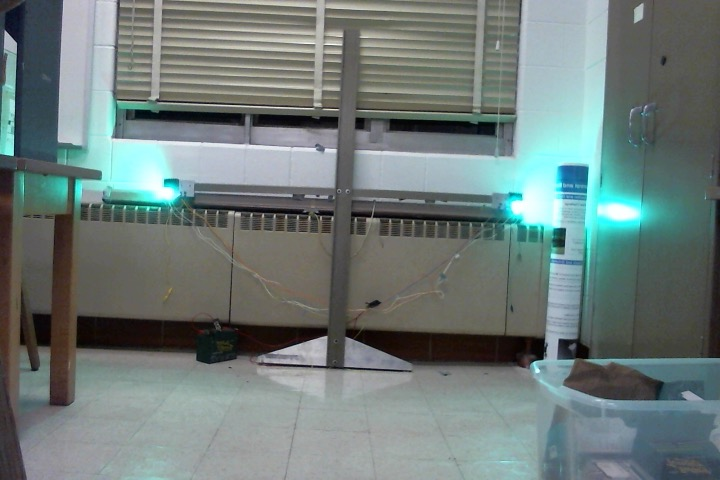
//> input picture vision/beaconON.jpg, 720 x 480 px
$ ./beacontest   (built with g++ and OpenCV 4)
//> lines starting //> are read from the running program, lines starting //| are printed output that depends on the picture; after the words box and inside, x2 and y2 are one past the last pixel; in counts of white or black regions, pixels touching at a corner belong together
#include <iostream>
#include <stdio.h>
#include <stdlib.h>
#include "opencv2/opencv.hpp"
#include "opencv2/highgui/highgui.hpp"
#include "opencv2/imgproc/imgproc.hpp"
#include <vector>
#include <string>
#include <unistd.h>
#include <ctime>

using namespace cv;
using namespace std;

struct hsvParams
  {
  int hL, sL, vL, hH, sH, vH;
};

// [47 lines left out: functions computeCentroid, tilt_turn_degrees, not called in this run]


 int main()
 {
  namedWindow("Thresholded Image ON", WINDOW_AUTOSIZE);
  namedWindow("Thresholded Image OFF", WINDOW_AUTOSIZE);
  namedWindow("Original ON", WINDOW_AUTOSIZE);
  namedWindow("Original OFF", WINDOW_AUTOSIZE);
  namedWindow("Diff", WINDOW_AUTOSIZE);

  hsvParams hsv = {76,0,224,97,37,255};

  //Set up blob detection parameters
  SimpleBlobDetector::Params params;
  params.minDistBetweenBlobs = 0.0f;
  params.filterByInertia = true;
  params.filterByConvexity = false;
  params.filterByColor = false;
  params.filterByCircularity = false;
  params.filterByArea = true;

        params.minThreshold = 200;
        params.maxThreshold = 250;
        params.thresholdStep = 1;

        params.minArea = 50;
        params.minConvexity = 0.3;
        params.minInertiaRatio = 0.15;

        params.maxArea = 8000;
        params.maxConvexity = 10;


  vector<KeyPoint> keypoints;

  string text("Object not found");

// [6 lines of commented-out code are left out]

Mat imgOriginalON, imgOriginalOFF;
clock_t start;
double duration=0;
double timer=1;

// [23 lines of commented-out code are left out]

    Mat imgHSVON,imgHSVOFF;
 imgOriginalON = imread("./beaconON.jpg");
//> imgOriginalON is the input picture: 480 rows x 720 cols, CV_8UC3; mean B, G, R 121.9, 124.1, 111
 imgOriginalOFF = imread("./beaconOFF.jpg");
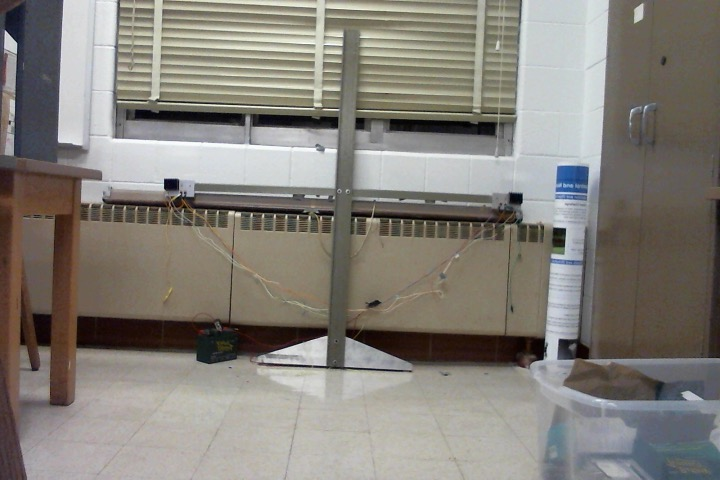
//> input picture vision/beaconOFF.jpg, 720 x 480 px
//> imgOriginalOFF is the input picture: 480 rows x 720 cols, CV_8UC3; mean B, G, R 121.9, 128.8, 133
 blur(imgOriginalON,imgOriginalON,Size(5,5));
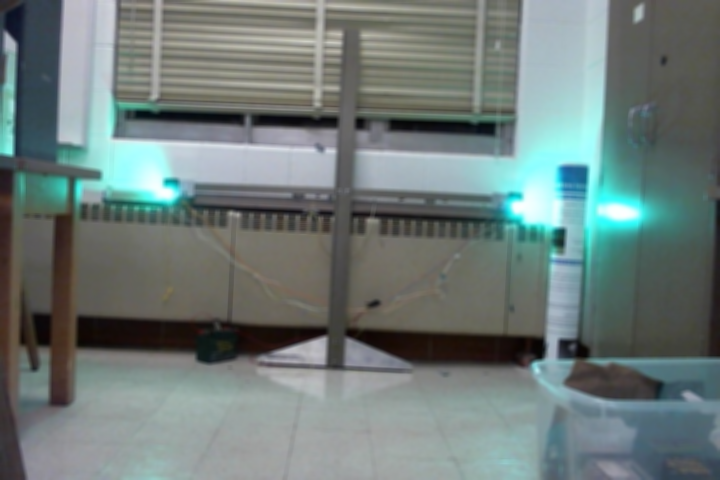
//> imgOriginalON: 480 rows x 720 cols, CV_8UC3; mean B, G, R 121.9, 124.1, 111
 blur(imgOriginalOFF,imgOriginalOFF,Size(5,5));
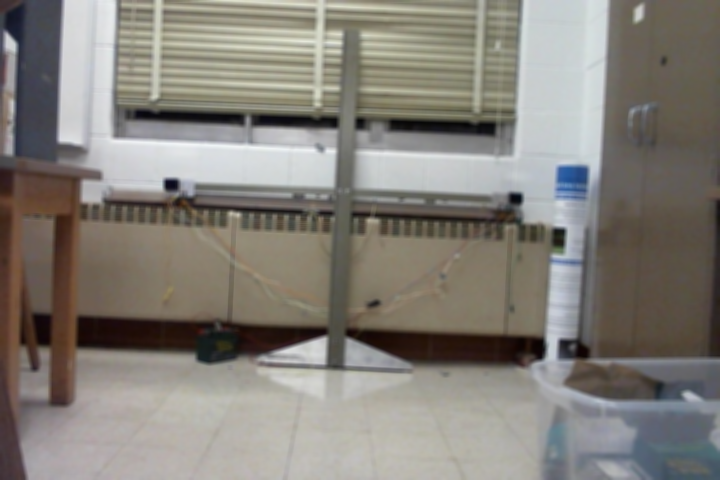
//> imgOriginalOFF: 480 rows x 720 cols, CV_8UC3; mean B, G, R 121.9, 128.8, 133
// [5 lines of commented-out code are left out]


   cvtColor(imgOriginalON, imgHSVON, COLOR_BGR2HSV); //Convert the captured frame from BGR to HSV
//> imgHSVON: 480 rows x 720 cols, CV_8UC3; mean H, S, V 68.4, 43.1, 127.7
   cvtColor(imgOriginalOFF, imgHSVOFF, COLOR_BGR2HSV); //Convert the captured frame from BGR to HSV
//> imgHSVOFF: 480 rows x 720 cols, CV_8UC3; mean H, S, V 46.9, 39.1, 135.6

  Mat imgThresholdedON, imgThresholdedOFF;

  inRange(imgHSVON, Scalar(hsv.hL, hsv.sL, hsv.vL), Scalar(hsv.hH, hsv.sH, hsv.vH), imgThresholdedON); //Threshold the image
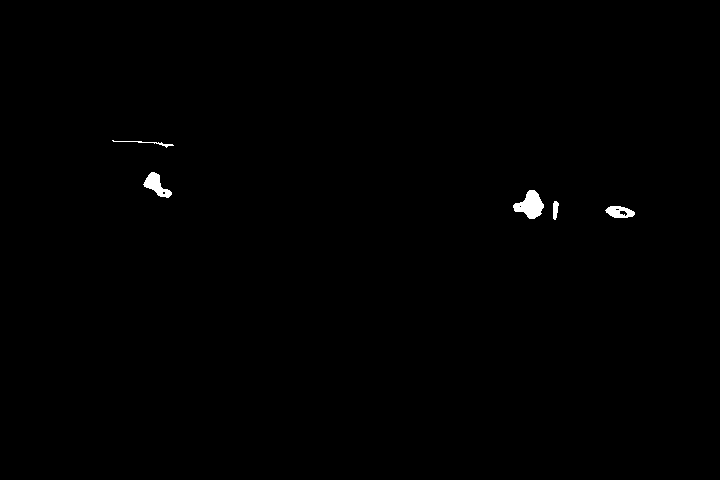
//> imgThresholdedON: 480 rows x 720 cols, CV_8UC1; 0.37% white; 5 white regions, box (x1, y1, x2, y2) and area: (513, 190, 544, 219) 525, (143, 172, 172, 198) 347, (605, 206, 635, 218) 244, (112, 140, 174, 148) 90, (553, 201, 559, 220) 85
  inRange(imgHSVOFF, Scalar(hsv.hL, hsv.sL, hsv.vL), Scalar(hsv.hH, hsv.sH, hsv.vH), imgThresholdedOFF); //Threshold the image
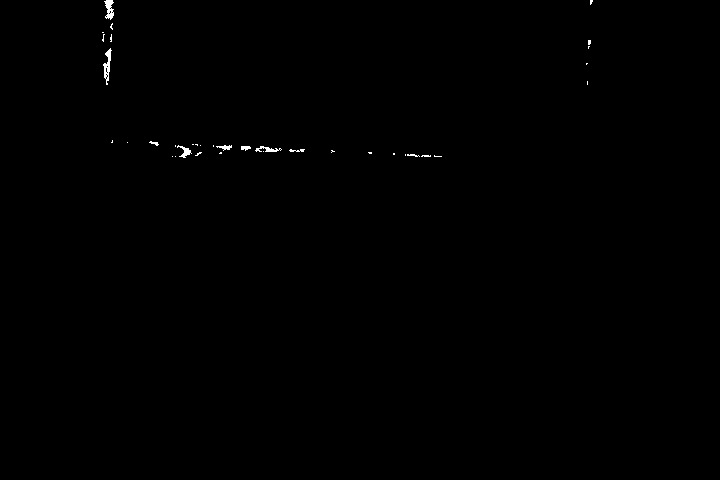
//> imgThresholdedOFF: 480 rows x 720 cols, CV_8UC1; 0.21% white; 36 white regions (27 under 20 px), largest, box (x1, y1, x2, y2) and area: (103, 48, 112, 85) 144, (104, 0, 114, 20) 122, (255, 146, 282, 152) 80

  //morphological opening (remove small objects from the foreground)
  erode(imgThresholdedON, imgThresholdedON, getStructuringElement(MORPH_ELLIPSE, Size(5, 5)) );
  dilate( imgThresholdedON, imgThresholdedON, getStructuringElement(MORPH_ELLIPSE, Size(5, 5)) );
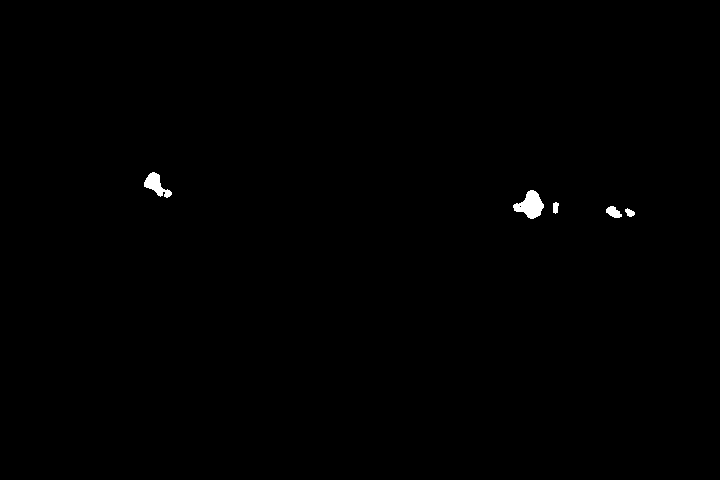
//> imgThresholdedON: 480 rows x 720 cols, CV_8UC1; 0.32% white; 5 white regions, box (x1, y1, x2, y2) and area: (513, 190, 544, 219) 516, (144, 172, 172, 198) 337, (606, 206, 622, 218) 124, (625, 208, 635, 217) 57, (553, 202, 559, 214) 56
  erode(imgThresholdedON, imgThresholdedON, getStructuringElement(MORPH_ELLIPSE, Size(5, 5)) );

  erode(imgThresholdedOFF, imgThresholdedOFF, getStructuringElement(MORPH_ELLIPSE, Size(5, 5)) );
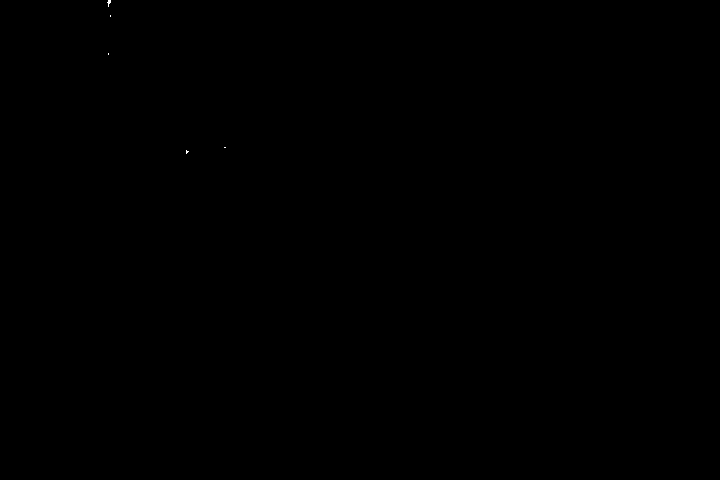
//> imgThresholdedOFF: 480 rows x 720 cols, CV_8UC1; 0.01% white in thin lines or dots, all inside (x1, y1, x2, y2) = (107, 0, 226, 154)
  dilate( imgThresholdedOFF, imgThresholdedOFF, getStructuringElement(MORPH_ELLIPSE, Size(5, 5)) );
//> imgThresholdedOFF: 480 rows x 720 cols, CV_8UC1; 0.05% white; 5 white regions, box (x1, y1, x2, y2) and area: (105, 0, 113, 9) 53, (184, 148, 191, 156) 39, (108, 13, 113, 19) 22, (106, 51, 111, 57) 22, (222, 145, 228, 150) 22
  erode(imgThresholdedOFF, imgThresholdedOFF, getStructuringElement(MORPH_ELLIPSE, Size(5, 5)) );

  Mat imgTHRESH=imgThresholdedON-imgThresholdedOFF, out;
  //SimpleBlobDetector blobDetect = SimpleBlobDetector(params);
//> (the run ends here: the program stops with an error, at `Ptr<SimpleBlobDetector> blobDetect = SimpleBlobDetector::create(params);`)
